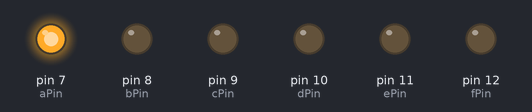
Bench run of a sketch on a simulated Arduino Uno, built with avr-gcc and run on an emulated ATmega328P. On the bench: output pins drawn as LEDs (lit = HIGH).

Above: at 0.05 s.
At 0.55 s:
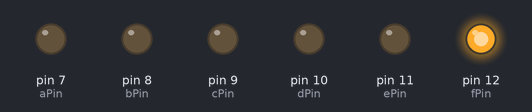
At 0.75 s:
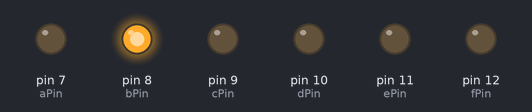
At 1.45 s:
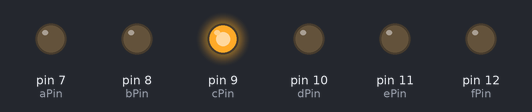
At 2.15 s:
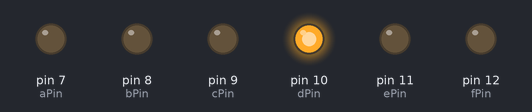
At 2.85 s:
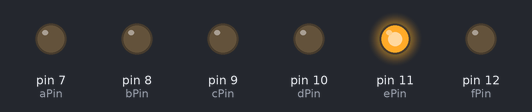
Timing chart, 0 to 3.1 s (numbered marks = the images above):
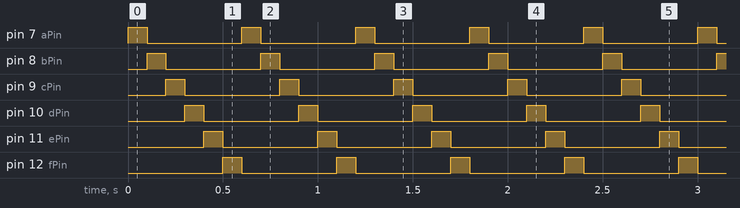

Measured:
- by itself, pin 7 (aPin), pin 8 (bPin), pin 9 (cPin), pin 10 (dPin), pin 11 (ePin), pin 12 (fPin): alternates HIGH for 0.10 s and LOW for 0.50 s
- by itself, everything shown: repeats every 0.60 s, in 6 steps

The sketch:

lightSeries.ino
```cpp
int aPin = 7;
int bPin = 8;
int cPin = 9;
int dPin = 10;
int ePin = 11;
int fPin = 12;

int arr[6] = {aPin, bPin, cPin, dPin, ePin, fPin};

void setup() {
  for (int i = 0; i < 6; i++) {
    pinMode(arr[i], OUTPUT);
  }
}

void loop() {
 for (int i = 0; i < 6; i++) {
  digitalWrite(arr[i], HIGH);
  delay(100);
  digitalWrite(arr[i], LOW);
 }
}
```
